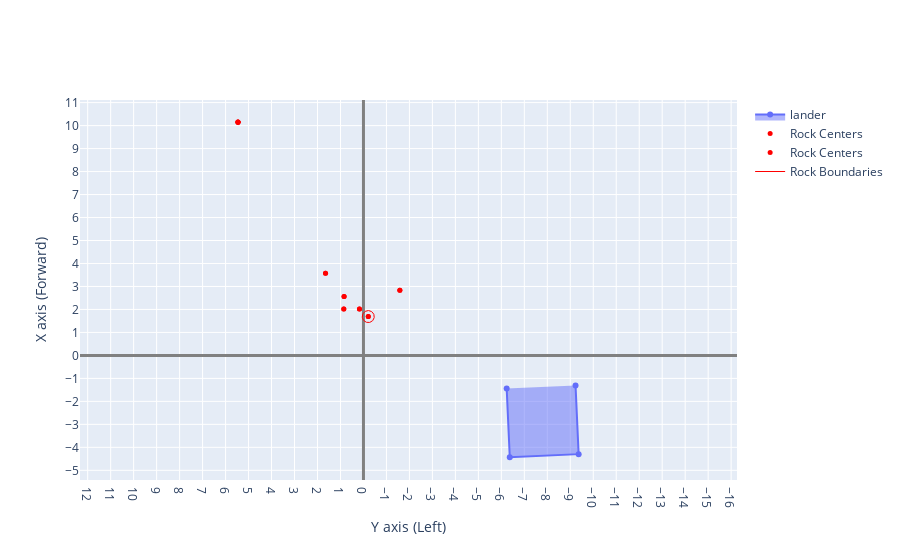

This figure's notebook cell:
### Code cell
rock_points_rover_frame = []
rock_data = compute_rock_radii(results)

for rock in results:
    rock_points_rover_frame.append(
        project_pixel_to_rover(rock["left_centroid"], rock["depth"], "FrontLeft", cam_config)
    )

rock_points_rover_frame = np.array(rock_points_rover_frame)
# print(rock_points_rover_frame)
fig = go.Figure()
fig.add_trace(go.Scatter(x=lander_local[:, 1], y=lander_local[:, 0], fill="toself", name="lander"))
fig = plot_rocks_rover_frame(rock_points_rover_frame, rock_data, fig=fig, color="red")
fig.show()

### Figure 1 — Plotly figure (JSON) as saved in the notebook; plotly's stock layout.template omitted (floating-point values rounded to 4 significant figures; data arrays with more than 128 entries replaced by an {"elided": "..."} marker saying what was removed)
{"data": [{"fill": "toself", "name": "lander", "type": "scatter", "x": [-9.229, -9.364, -6.367, -6.232], "y": [-1.307, -4.298, -4.432, -1.441]}, {"marker": {"color": "red", "size": 5}, "mode": "markers", "name": "Rock Centers", "type": "scatter", "x": [5.459, 1.651, -1.584, 0.8436, 0.8548, 0.1744, -0.2091], "y": [10.15, 3.57, 2.833, 2.558, 2.022, 2.022, 1.69]}, {"marker": {"color": "red", "size": 5}, "mode": "markers", "name": "Rock Centers", "type": "scatter", "x": [5.459, 1.651, -1.584, 0.8436, 0.8548, 0.1744, -0.2091], "y": [10.15, 3.57, 2.833, 2.558, 2.022, 2.022, 1.69]}, {"line": {"color": "red", "width": 1}, "mode": "lines", "name": "Rock Boundaries", "type": "scatter", "x": {"elided": "707 float values"}, "y": {"elided": "707 float values"}}], "layout": {"showlegend": true, "xaxis": {"autorange": "reversed", "dtick": 1, "tickmode": "linear", "title": {"text": "Y axis (Left)"}, "zerolinecolor": "gray", "zerolinewidth": 3}, "yaxis": {"dtick": 1, "scaleanchor": "x", "tickmode": "linear", "title": {"text": "X axis (Forward)"}, "zerolinecolor": "gray", "zerolinewidth": 3}}}
